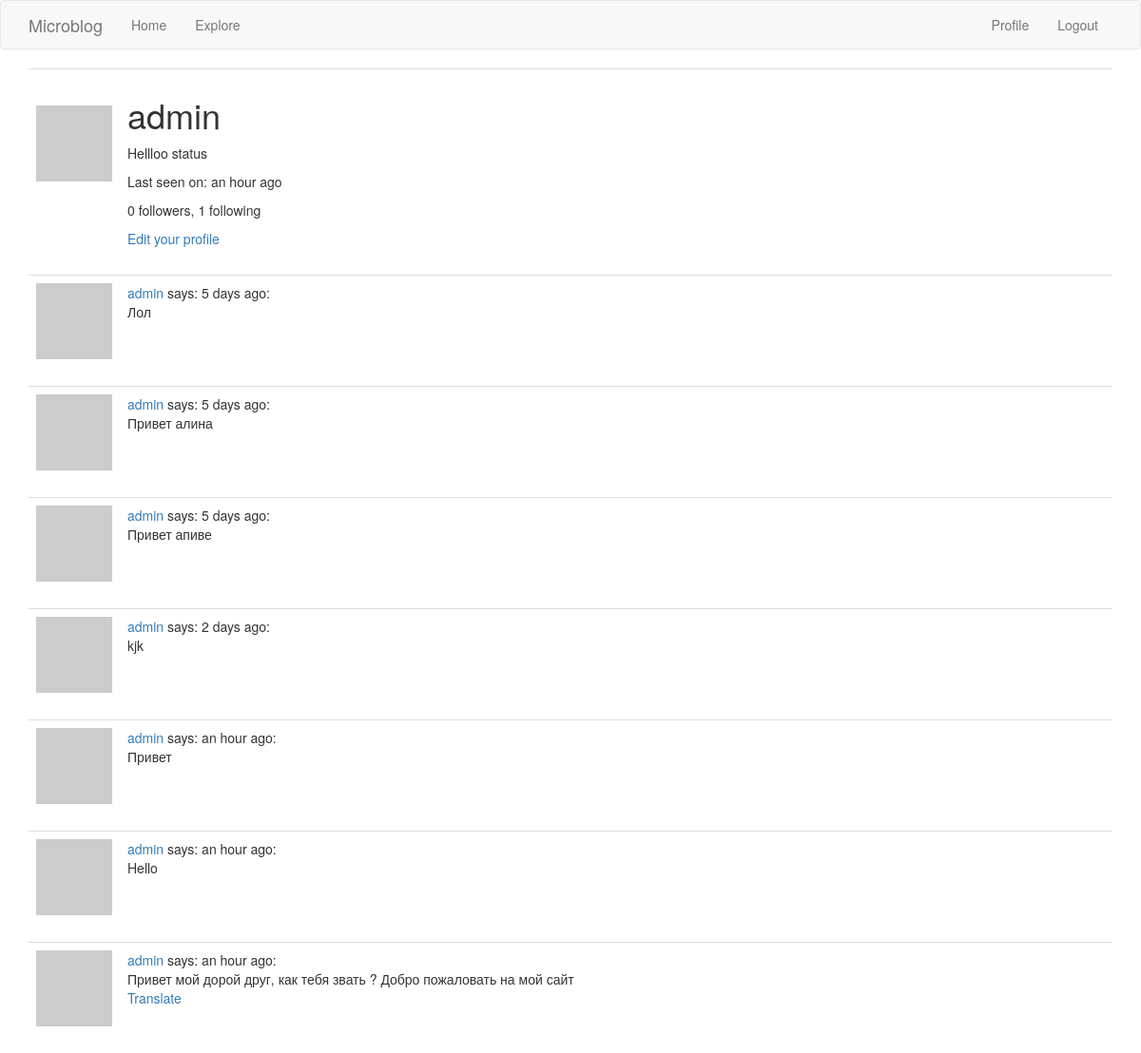
The app's page /user/admin (signed in) with its own data.
### app/models.py (models this page shows, shortened)
class User(UserMixin, db.Model):  # add Mixin(flask-login)
    id = db.Column(db.Integer, primary_key=True)
    username = db.Column(db.String(64), index=True, unique=True)
    email = db.Column(db.String(64), index=True, unique=True)
    password_hash = db.Column(db.String(128))
    about_me = db.Column(db.String(140))
    last_seen = db.Column(db.DateTime)
    posts = db.relationship('Post', backref='author', lazy='dynamic')
    followed = db.relationship(
        'User', secondary=followers,
        primaryjoin=(followers.c.follower_id == id),
        secondaryjoin=(followers.c.followed_id == id),
        backref=db.backref('followers', lazy='dynamic'), lazy='dynamic'
    )
    def get_avatar(self, size):
        digest = md5(self.email.lower().encode('utf-8')).hexdigest()
        return f'https://www.gravatar.com/avatar/{digest}?d=identicon&s={size}'

class Post(db.Model):
    id = db.Column(db.Integer, primary_key=True)
    body = db.Column(db.String(140))
    timestamp = db.Column(db.DateTime, index=True, default=datetime.utcnow)
    language = db.Column(db.String(5))
    user_id = db.Column(db.Integer, db.ForeignKey('user.id'))

### app/routers.py (the view)
@app.route('/user/<username>')  # динамическое заполнения из вызова функции username
@login_required  # защита от анонимного входа
def user(username):
    user = User.query.filter_by(username=username).first_or_404()
    posts = user.posts.all()
    return render_template('user.html', posts=posts, user=user)

### app/routers.py (called while the page is built)
@login.user_loader  # автоматическое отслеживание залогиненного пользователя
def load_user(id):
    return User.query.get(int(id))

@app.before_request
def before_request():
    if current_user.is_authenticated:
        current_user.last_seen = datetime.utcnow()
        db.session.commit()
    g.locale = str(get_locale()) # для определения языка пользователя

### app/templates/user.html
{% extends 'base.html' %}
{% block app_main_block %}
    <table class="table table-hover">
        <tr>
            <td width="50px">
                <img style="margin-top: 30px" src="{{ user.get_avatar(128) }}" alt="avatar img">
            </td>
            <td>
                <h1>{{ user.username }}</h1>
                {% if user.about_me %}
                    <p>{{ user.about_me }}</p>
                {% endif %}
                {% if user.last_seen %}
                    <p>{{ _('Last seen on:') }} {{ moment(user.last_seen).fromNow() }}</p>
                {% endif %}
                <p>{{ user.followers.count() }} {{ _('followers') }}, {{ user.followed.count() }} {{ _('following') }}</p>
                {% if  user == current_user %}
                    <a href="{{ url_for('edit_profile') }}">{{ _('Edit your profile') }}</a>
                {% elif not current_user.is_following(user) %}
                    <a href="{{ url_for('follow', username=user.username) }}">{{ _('Follow') }}</a>
                {% elif current_user.is_following(user) %}
                    <a href="{{ url_for('unfollow', username=user.username) }}">{{ _('Unfollow') }}</a>
                {% endif %}
            </td>
        </tr>
    </table>
    {% for post in posts %}
        {% include '_post.html' %}
    {% endfor %}
{% endblock %}

### app/templates/base.html (shortened to what this page needs)
{% extends 'bootstrap/base.html' %}
{% block navbar %}
    <nav class="navbar navbar-default">
        <div class="container">
            <div class="navbar-header">
                <a class="navbar-brand" href="{{ url_for('index') }}">Microblog</a>
            </div>
            <div class="collapse navbar-collapse" id="bs-example-navbar-collapse-1">
                <ul class="nav navbar-nav">
                    <li><a href="{{ url_for('index') }}">{{ _('Home') }}</a></li>
                    <li><a href="{{ url_for('explore') }}">{{ _('Explore') }}</a></li>
                </ul>
                <ul class="nav navbar-nav navbar-right">
                    {% if current_user.is_anonymous %}
                        <li><a href="{{ url_for('login') }}">{{ _('Login') }}</a></li>
                    {% else %}
                        <li><a href="{{ url_for('user', username=current_user.username) }}">{{ _('Profile') }}</a></li>
                        <li><a href="{{ url_for('logout') }}">{{ _('Logout') }}</a></li>
                    {% endif %}
                </ul>
            </div>
        </div>
    </nav>
{% endblock %}
{% block content %}
    <div class="container">
        {% block app_main_block %}{% endblock %}
    </div>
{% endblock %}

### app/templates/_post.html
<table class="table table-hover">
    <tr>
        <td width="70px">
            <a href="{{ url_for('user', username=post.author.username) }}">
                <img src="{{ post.author.get_avatar(36) }}" alt="small avatar img">
            </a>
        </td>
        <td>
            <a href="{{ url_for('user', username=post.author.username) }}">
                {{ post.author.username }}
            </a>
            {{ _('says:') }} {{ moment(post.timestamp).fromNow() }}:<br>{{ post.body }}
            <br>
            {% if post.language and post.language != g.locale %}
                <a href="">{{ _('Translate') }}</a>
            {% endif %}
        </td>
    </tr>
</table>

### records on screen
User: username "admin", about_me "Hellloo status", last_seen "an hour ago"
Post: author.username "admin", timestamp "5 days ago", body "Лол"
Post: author.username "admin", timestamp "5 days ago", body "Привет алина"
Post: author.username "admin", timestamp "5 days ago", body "Привет апиве"
Post: author.username "admin", timestamp "2 days ago", body "kjk"
Post: author.username "admin", timestamp "an hour ago", body "Привет"
Post: author.username "admin", timestamp "an hour ago", body "Hello"
Post: author.username "admin", timestamp "an hour ago", body "Привет мой дорой друг, как тебя звать ? Добро пожаловать на мой сайт"

### other values on screen
{{ user.followers.count() }} "0"
{{ user.followed.count() }} "1"
